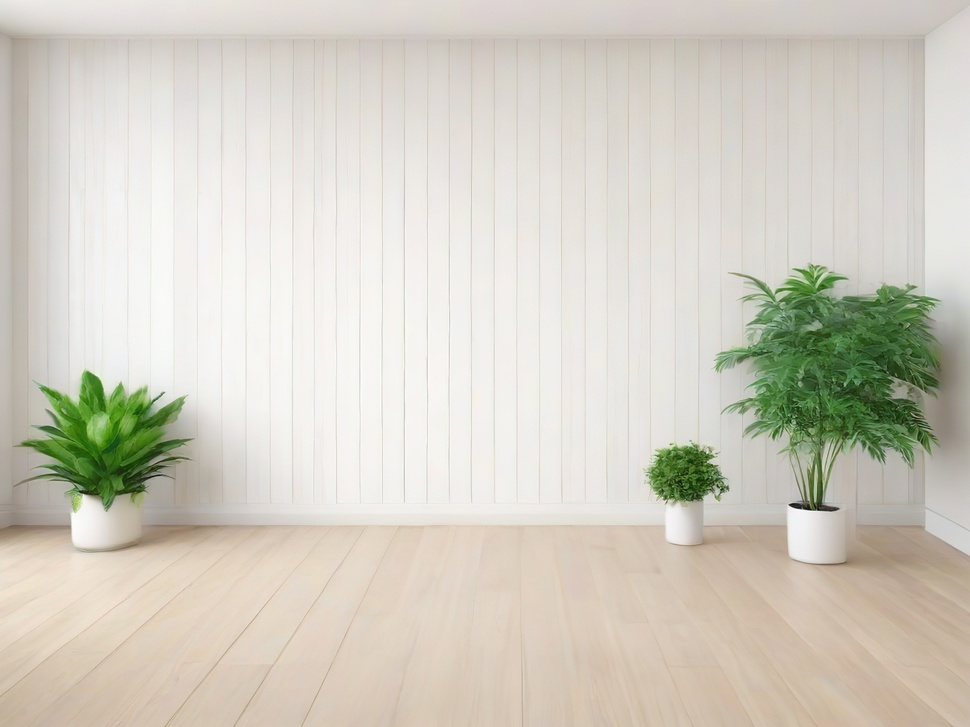
#> input picture assets/img/phongkhach.jpg, 970 x 727 px, shrunk from 4096 x 3072 before the run, found by its file name
$ jupyter execute test.ipynb
#> lines starting #> are read from the running program, lines starting #| are printed output that depends on the picture
[cell 1]
import cv2
import matplotlib.pyplot as plt

# Đường dẫn đến ảnh trong máy
image_path = r"C:\Users\ADMIN\Downloads\landscape-responsive-card-main - home\landscape-responsive-card-main\assets\img\phongkhach.jpg"

# Đọc ảnh
image = cv2.imread(image_path)
#> image is the input picture: shape (727, 970, 3); mean B, G, R 194.3, 206.3, 210.3

# Kiểm tra ảnh có tồn tại không
if image is None:
    print("Không thể đọc ảnh. Kiểm tra lại đường dẫn.")
    exit()

# Làm mờ ảnh bằng Gaussian Blur
blurred_image = cv2.GaussianBlur(image, (51, 51), 0)
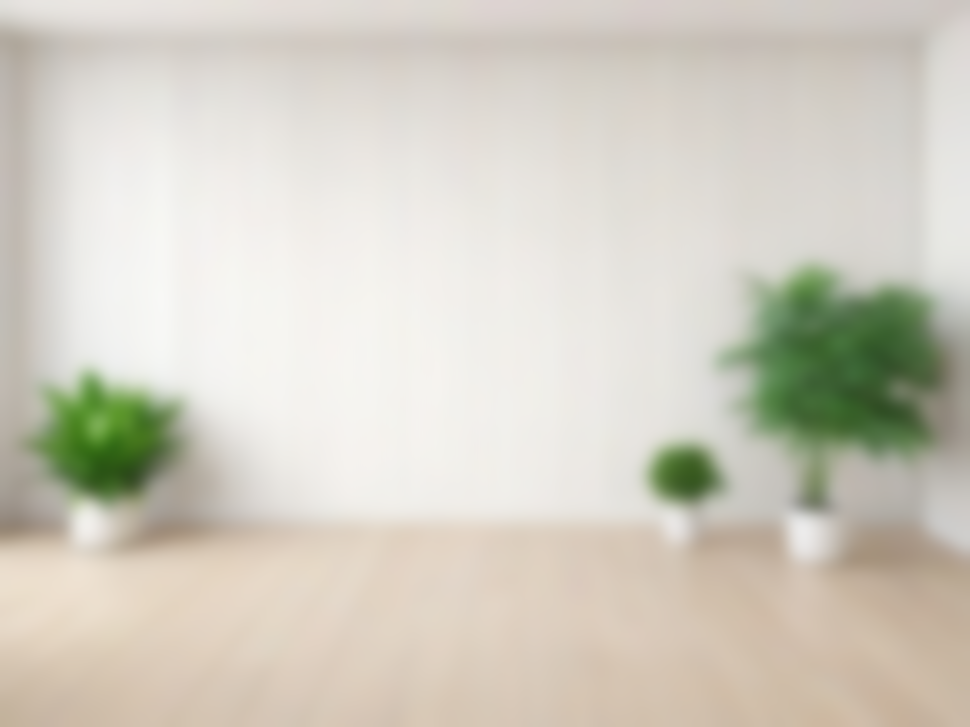
#> blurred_image: shape (727, 970, 3); mean B, G, R 194.3, 206.3, 210.3

# Chuyển ảnh từ BGR sang RGB để hiển thị đúng màu với matplotlib
image_rgb = cv2.cvtColor(image, cv2.COLOR_BGR2RGB)
blurred_rgb = cv2.cvtColor(blurred_image, cv2.COLOR_BGR2RGB)

# Hiển thị ảnh gốc và ảnh làm mờ trong cùng một cửa sổ matplotlib
plt.figure(figsize=(10, 5))

plt.subplot(1, 2, 1)
plt.imshow(image_rgb)
plt.title('Ảnh gốc')
plt.axis('off')

plt.subplot(1, 2, 2)
plt.imshow(blurred_rgb)
plt.title('Ảnh làm mờ')
plt.axis('off')

plt.tight_layout()
plt.show()
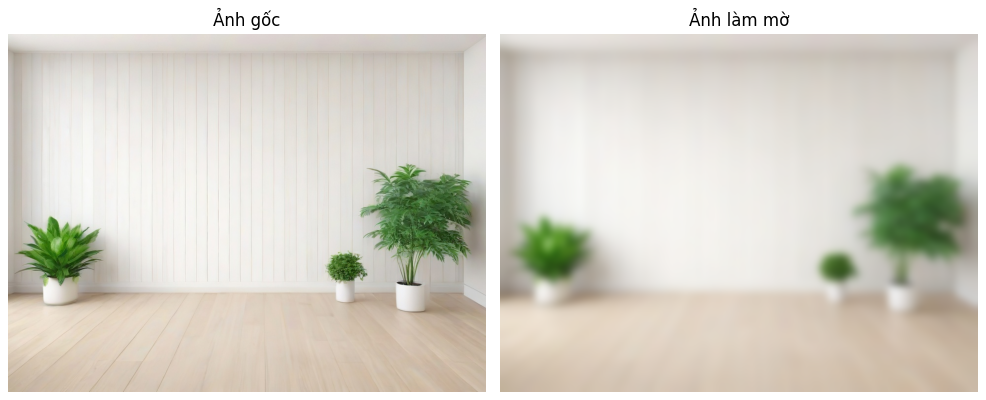
#> figure drawn by matplotlib, 2 panels

$ run again, with assets/img/phongan.jpg copied over assets/img/phongkhach.jpg
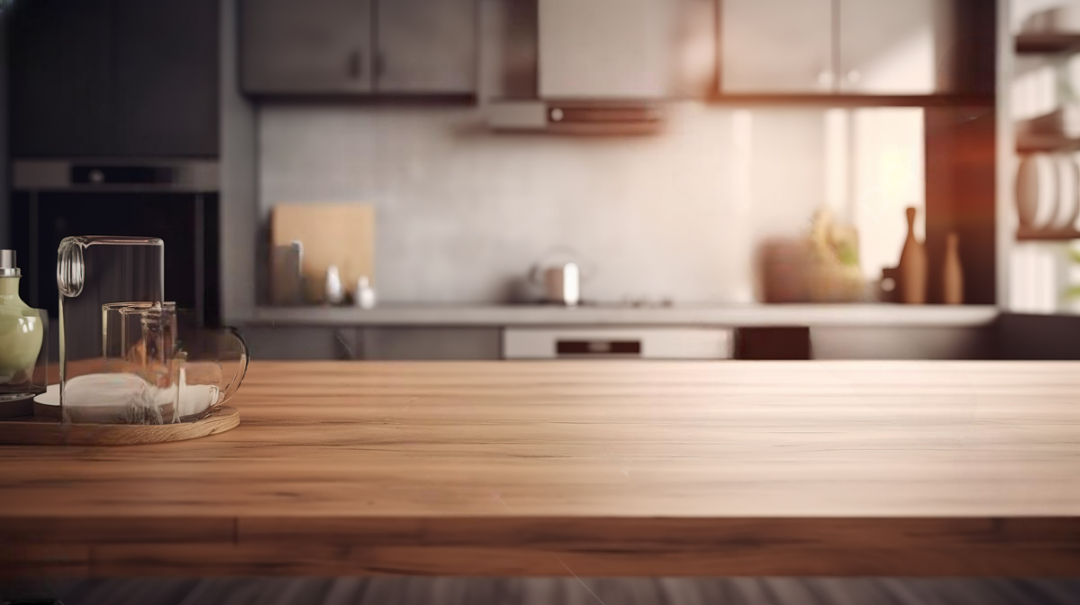
#> input picture assets/img/phongan.jpg, 1080 x 605 px, found by its file name
#> image is the input picture: shape (605, 1080, 3); mean B, G, R 107.4, 119.4, 143.6
#> `blurred_image = cv2.GaussianBlur(image, (51, 51), 0)`:
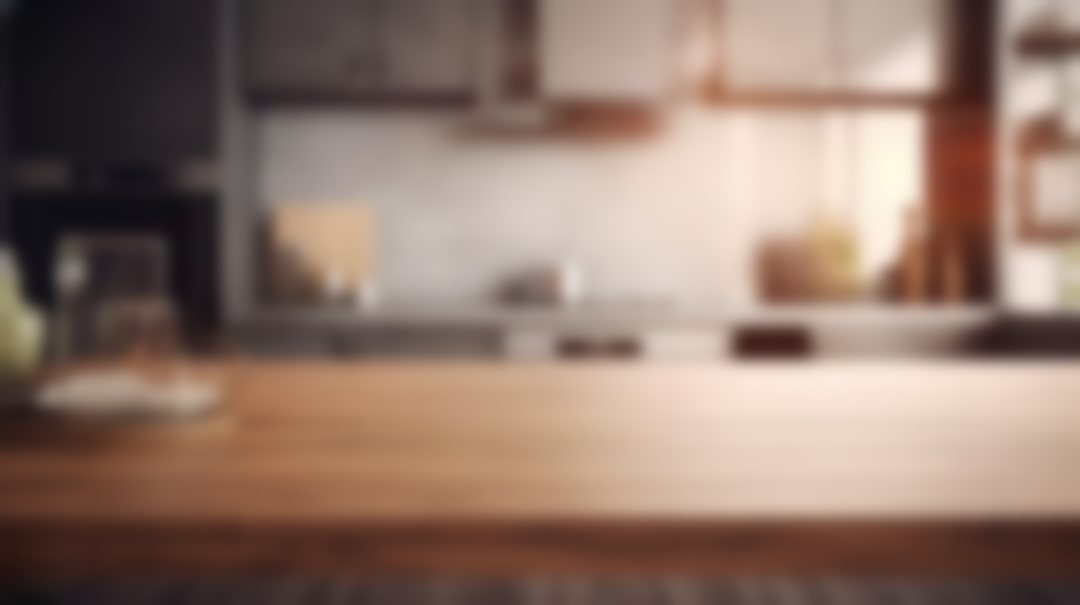
#> blurred_image: shape (605, 1080, 3); mean B, G, R 107.4, 119.4, 143.6
#> `plt.show()`:
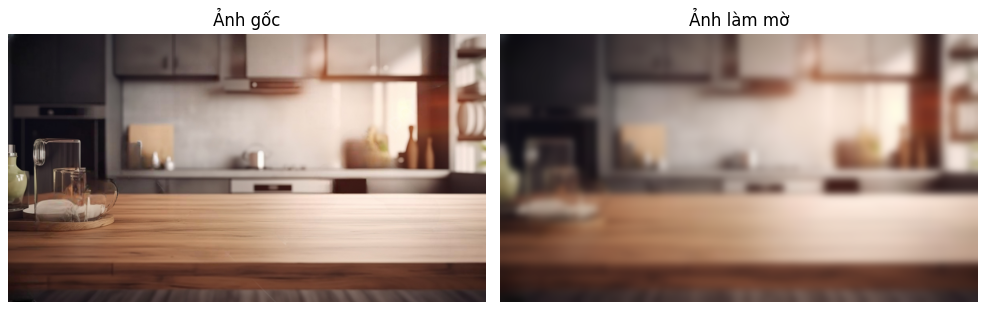
#> figure drawn by matplotlib, 2 panels
